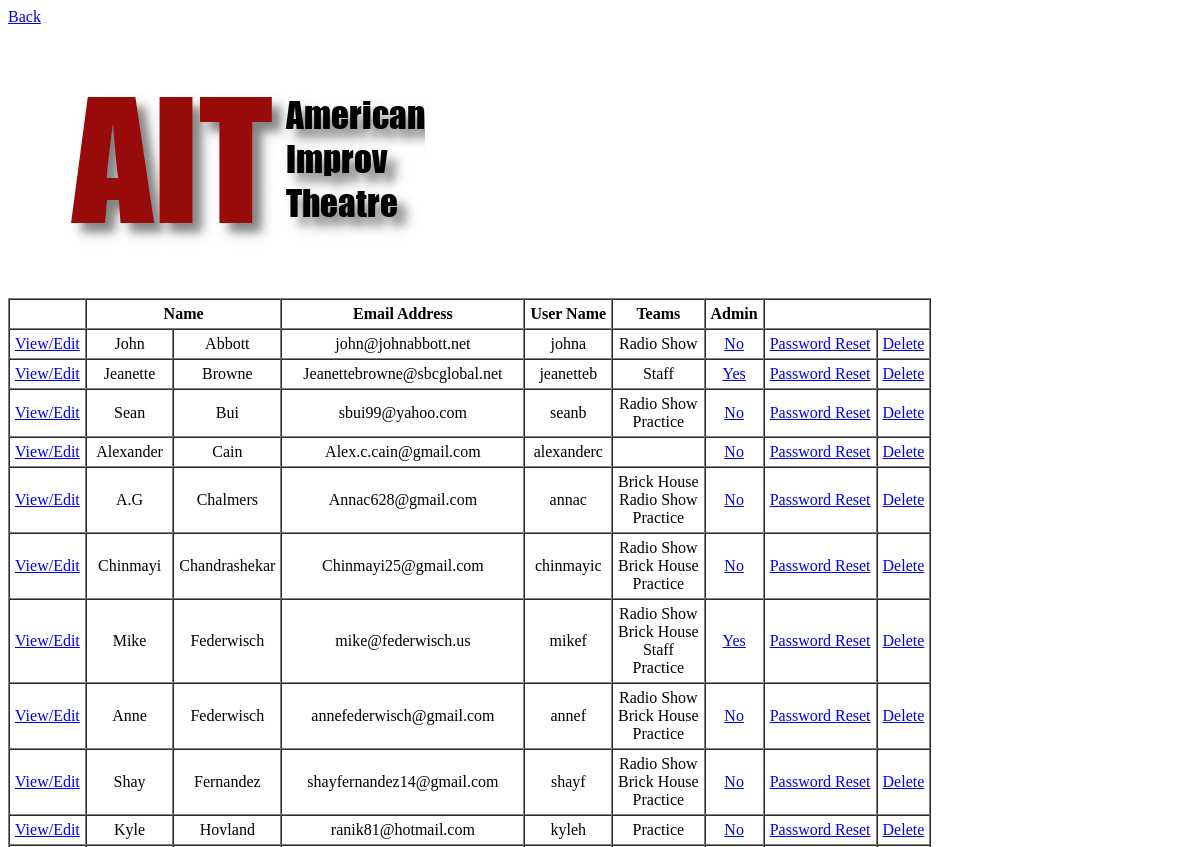
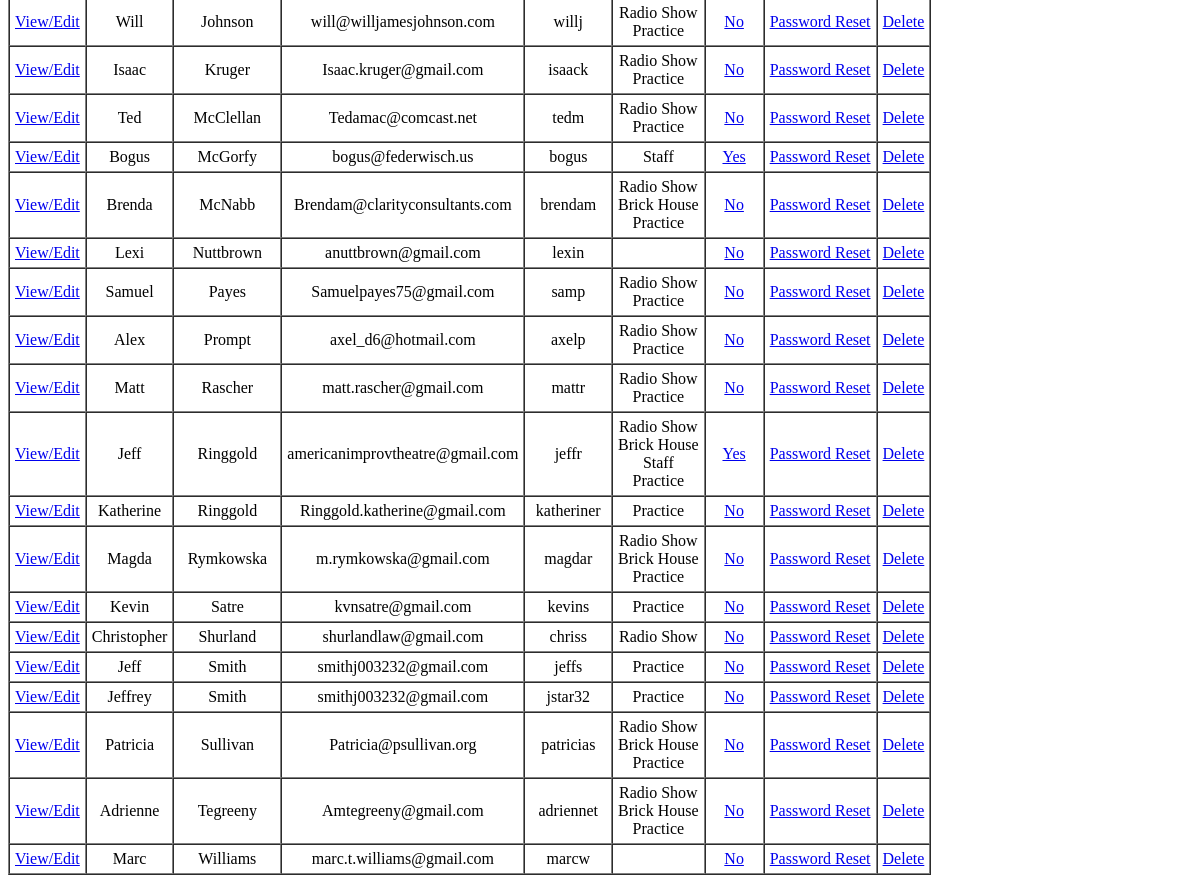
Before: /admin/performers.php (signed in) with the older database file (2 pictures, top to bottom).
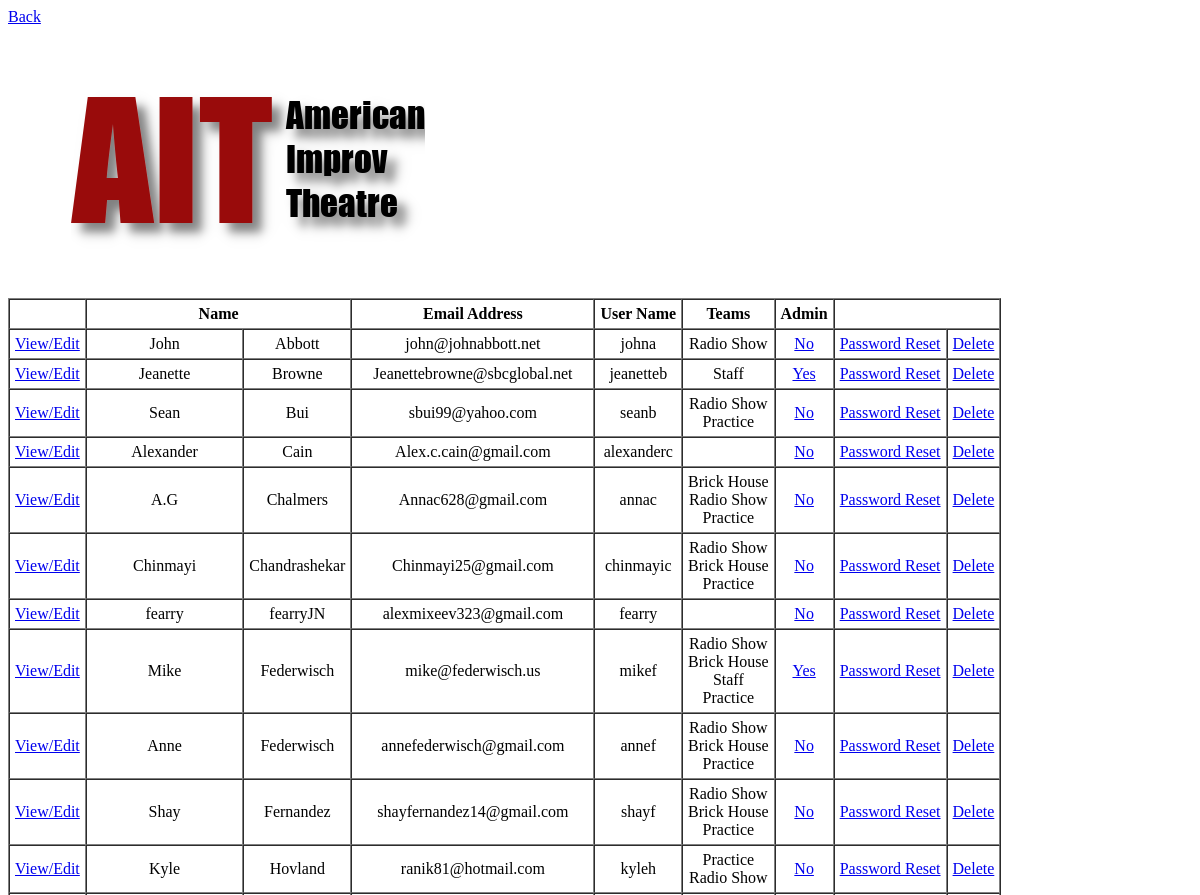
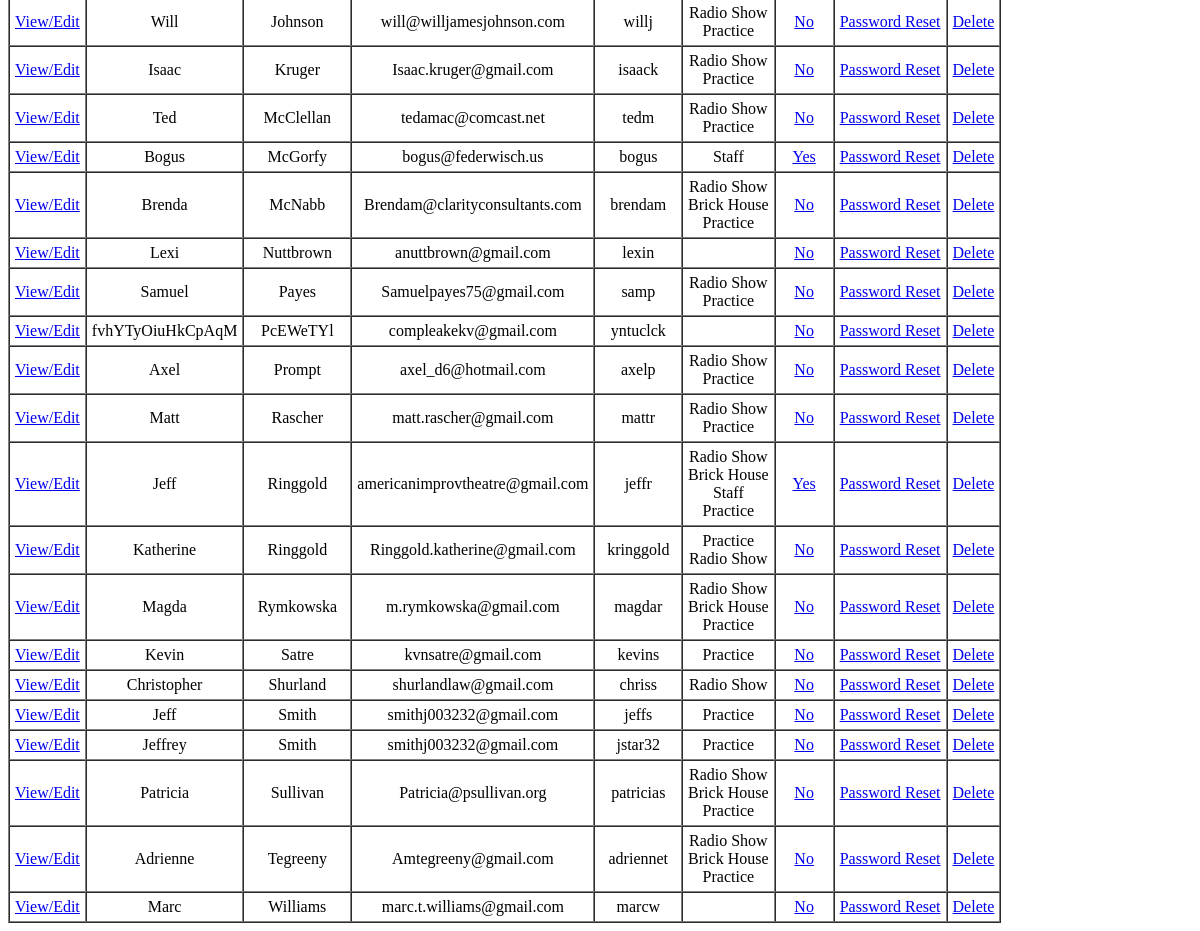
After: the same page with the newer database file (2 pictures, top to bottom).
### tables this page shows
CREATE TABLE `Performers` (
  `ID` int(11) NOT NULL AUTO_INCREMENT,
  `NameFirst` varchar(30) DEFAULT NULL,
  `NameLast` varchar(30) DEFAULT NULL,
  `Email` varchar(50) DEFAULT NULL,
  `UserName` varchar(10) DEFAULT NULL,
  `Password` varchar(255) DEFAULT NULL,
  `RegisterDate` timestamp NOT NULL DEFAULT current_timestamp() ON UPDATE current_timestamp(),
  `Admin` tinyint(1) DEFAULT 0,
  PRIMARY KEY (`ID`)
);

CREATE TABLE `TeamMembership` (
  `Performer` int(11) DEFAULT NULL,
  `Team` int(11) DEFAULT NULL
);

### html/admin/performers.php (the view, shortened to what this page needs)
<!DOCTYPE HTML PUBLIC "-//W3C//DTD HTML 4.01 Transitional//EN">
<html>
<body>
<a href="admin.php">Back</a><br>
<img src="../images/AIT_logo_no_bg.png" alt="AIT: American Improv Theatre">
<?php
$hostname = "db";
$username = "your_mysql_username";
$password = "your_mysql_password";
$db = "schedulecast";
$dbconnect=mysqli_connect($hostname,$username,$password,$db);
$teamquery = mysqli_query($dbconnect, "SELECT * FROM Teams")
   or die (mysqli_error($dbconnect));
while ($teamrow = mysqli_fetch_array($teamquery)) {
	$team[$teamrow['ID']] = $teamrow['Name'];
}
?>
<table border="1" cellspacing="0" cellpadding=5>
<tr>
  <td></td>
  <td align=center colspan=2><b>Name</b></td>
  <td align=center><b>Email Address</b></td>
  <td align=center><b>User Name</b></td>
  <td align=center><b>Teams</b></td>
  <td align=center><b>Admin</b></td>
  <td colspan=3></td>
</tr>
<?php
$query = mysqli_query($dbconnect, "SELECT * FROM Performers ORDER BY NameLast")
   or die (mysqli_error($dbconnect));
while ($row = mysqli_fetch_array($query)) {
  echo
   "<tr>
    <td align=center><a href='performer_edit.php?id=" . $row['ID'] . "'>View/Edit</a></td>\n
    <td align=center>{$row['NameFirst']}</td>\n
    <td align=center>{$row['NameLast']}</td>\n
    <td align=center>{$row['Email']}</td>\n
    <td align=center>{$row['UserName']}</td>\n
    <td align=center>\n";
    $teammemberquery = mysqli_query($dbconnect, "SELECT * FROM TeamMembership where Performer = " . $row['ID'])
   	or die (mysqli_error($dbconnect));
    while ($teammemberrow = mysqli_fetch_array($teammemberquery)) {
	echo $team[$teammemberrow['Team']] . "<br>";
    }
    echo "</td>";
    $val = "No";
    if ($row['Admin'] == 1) {
    	$val = "Yes";
    }
    echo "<td align=center><a href='performer_admin.php?id=" . $row['ID'] . "'>" . $val . "</a></td>\n";
    echo "<td align=center><a href='performer_pwreset.php?id=" . $row['ID'] . "'>Password Reset</a></td>\n";
    echo "<td align=center><a href='performer_delete.php?id=" . $row['ID'] . "'>Delete</a></td>\n";
    echo "</tr>\n";
}
?>
</table>
</body>
</html>

Changed rows visible on the page:
added performers: NameFirst "fearry", NameLast "fearryJN", Email "alexmixeev323@gmail.com", UserName "fearry", val "No"
added teammembership: Team "Radio Show", shown under performers "Kyle"
changed performers "Ted": Email "Tedamac@comcast.net" → "tedamac@comcast.net"
added performers: NameFirst "fvhYTyOiuHkCpAqM", NameLast "PcEWeTYl", Email "compleakekv@gmail.com", UserName "yntuclck", val "No"
changed performers "Prompt": NameFirst "Alex" → "Axel"
changed performers "Katherine": UserName "katheriner" → "kringgold"
added teammembership: Team "Radio Show", shown under performers "Katherine"
